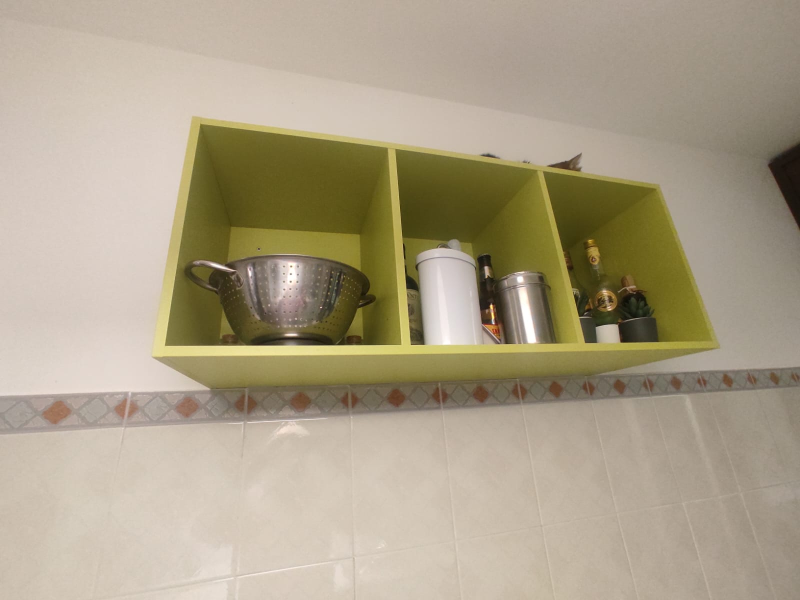
%> input picture Assignment/Homework Image.jpg, 1600 x 1200 px (shown at 1/2 size)
$ octave EdgeDetection.m   (GNU Octave 9; MATLAB toolbox functions it lacks are replaced by stand-ins)
%> lines starting %> are read from the running program, lines starting %| are printed output that depends on the picture; in (x1, y1, x2, y2) boxes, pixels count from 0 and x2, y2 are one past the last pixel; in counts of white or black regions, pixels touching at a corner belong together; the program's own positions count from 1
close all;
clc;
clear;

%% Load the image
im = imread('../../Assignment/Homework Image.jpg');
%> im is the input picture: size 1200x1600x3 uint8; mean R, G, B 171.7, 160.1, 136.4

%% Load the mask
load('./image_mask.mat');

im = double(im) .* image_mask;
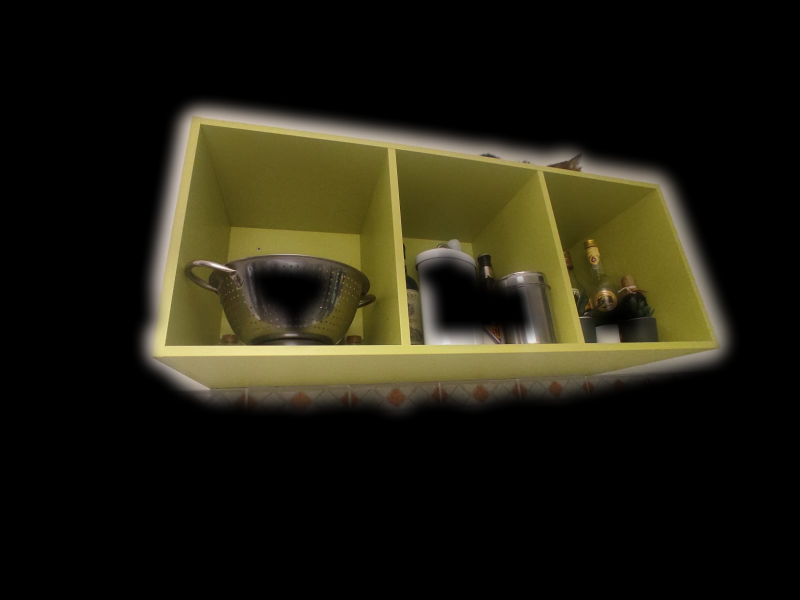
%> im: size 1200x1600x3 double (shown at 1/2 size); mean R, G, B 32.9, 30.3, 16.9
im = uint8(im);
%> im: size 1200x1600x3 uint8
%% Convert image to hsv
im_hsv = rgb2hsv(im);
%> im_hsv: size 1200x1600x3 double; mean H, S, V 0.0399, 0.151, 0.129

%% Convert the image to grayscale
im_gray = im(:, :, 1);%%rgb2gray(im);
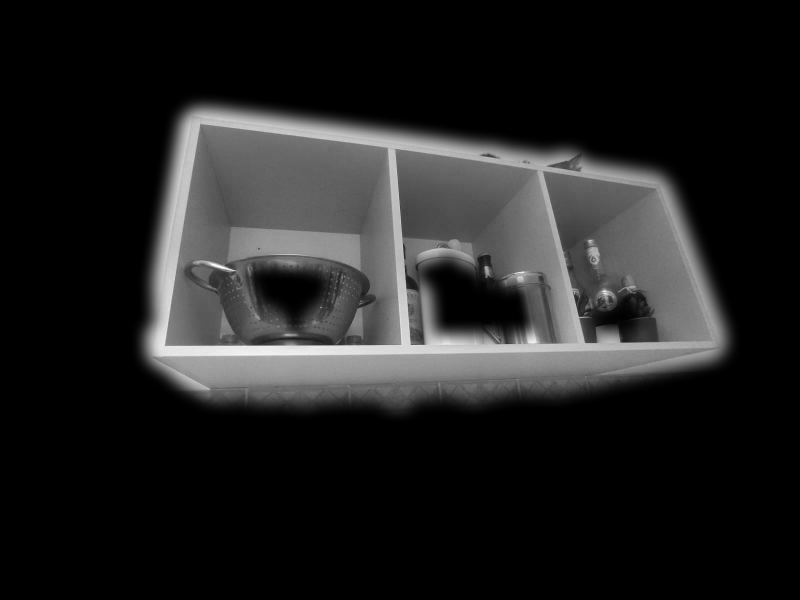
%> im_gray: size 1200x1600 uint8 (shown at 1/2 size); min 0, max 255, mean 32.9

%% Apply Cannys edge detection
threshold = [0.05, 0.15];
sigma = 5;
im_edges = edge(im_gray, 'canny', threshold, sigma);
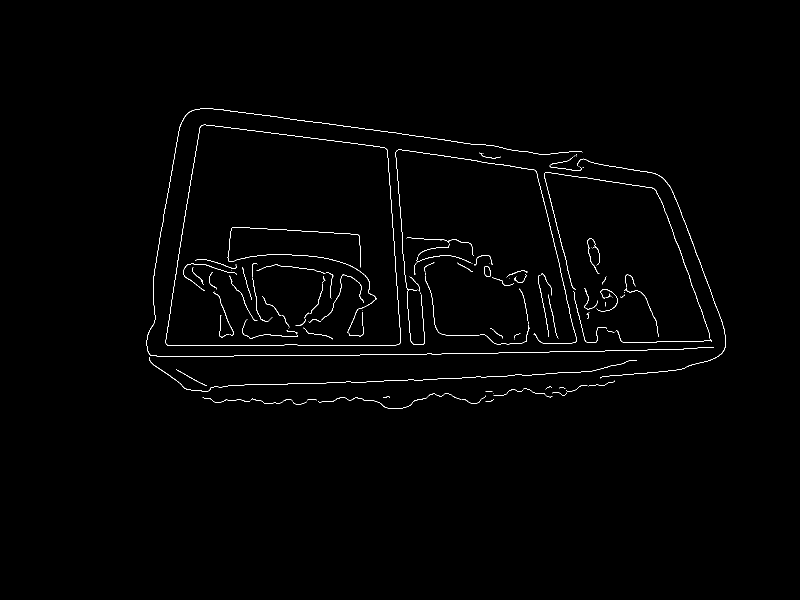
%> im_edges: size 1200x1600 logical (shown at 1/2 size); 0.79% white in thin lines or dots, all inside (x1, y1, x2, y2) = (293, 217, 1452, 818)

% mask the edges
im_edges = im_edges .* image_mask;
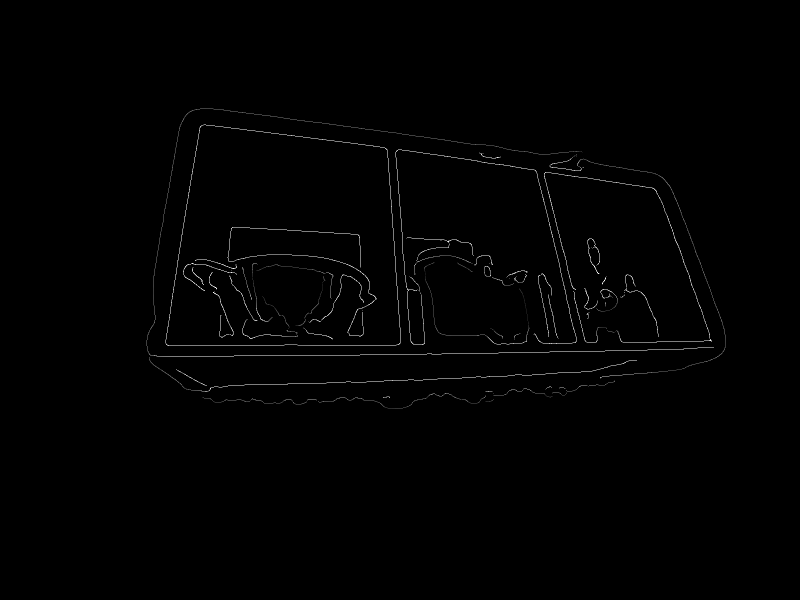
%> im_edges: size 1200x1600 double (shown at 1/2 size); min 0, max 1, mean 0.0065

%% Display the results
figure;
imshow(im_edges);
title(['Canny Edges with mask - Threshold: ', num2str(threshold), ' Sigma: ', num2str(sigma)]);

%% Save the edges
currentTime = datestr(now, 'yyyy-mm-dd_HH-MM-SS');
save(['./edges_', currentTime, '.mat'], 'im_edges');
